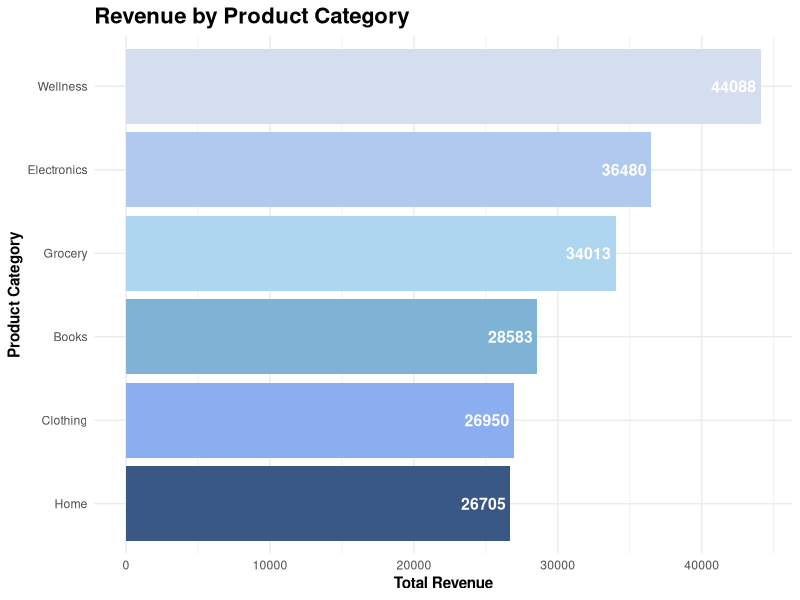
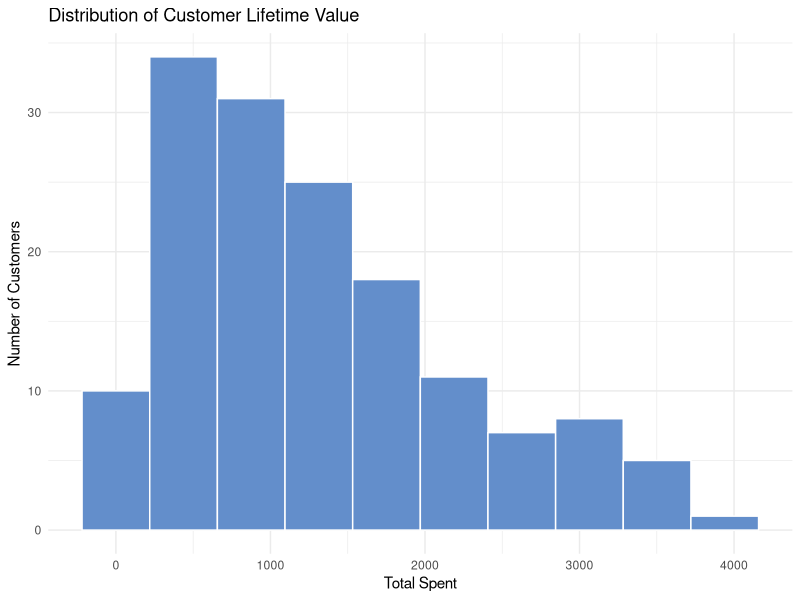
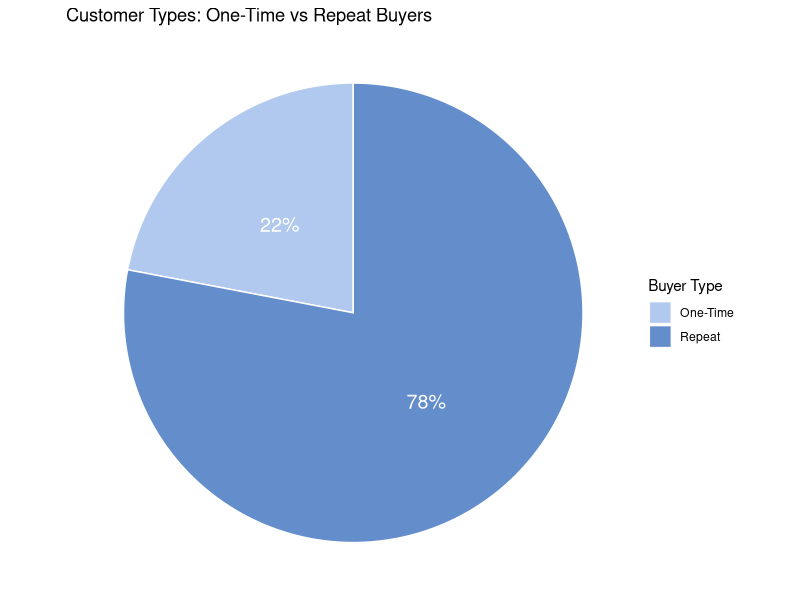
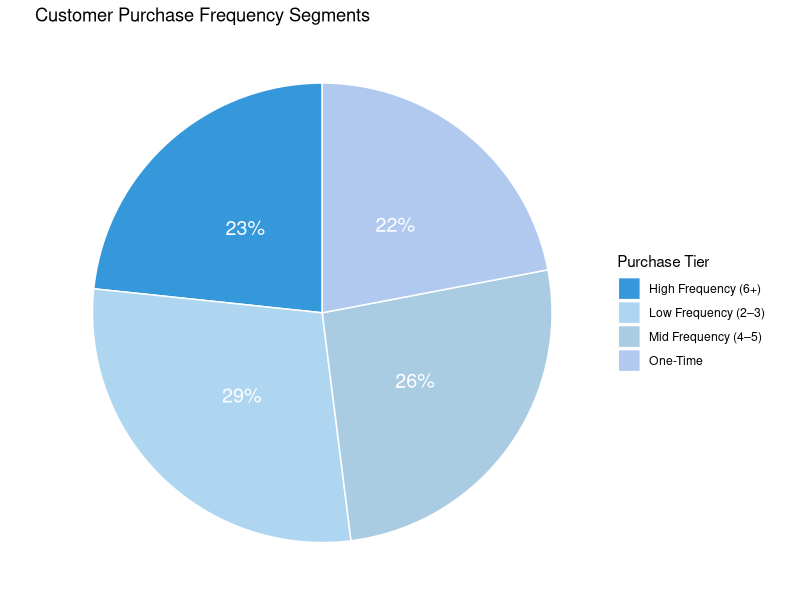
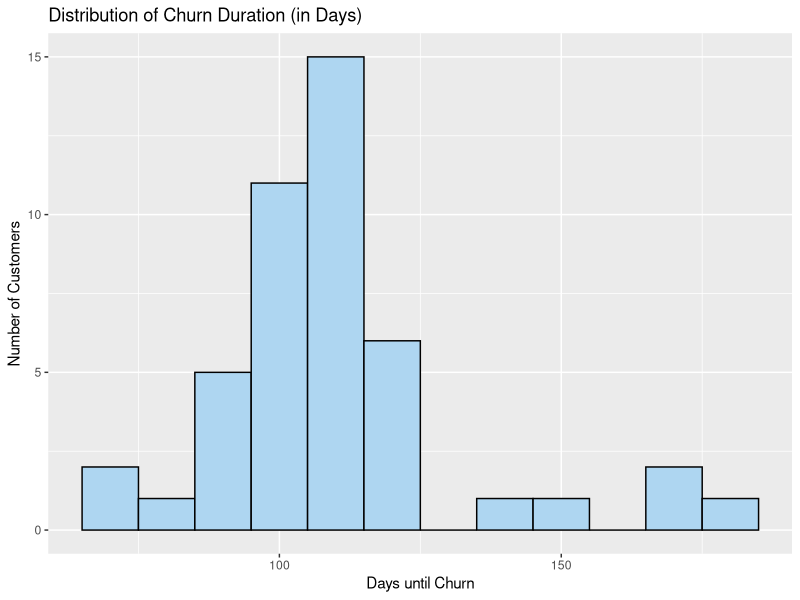
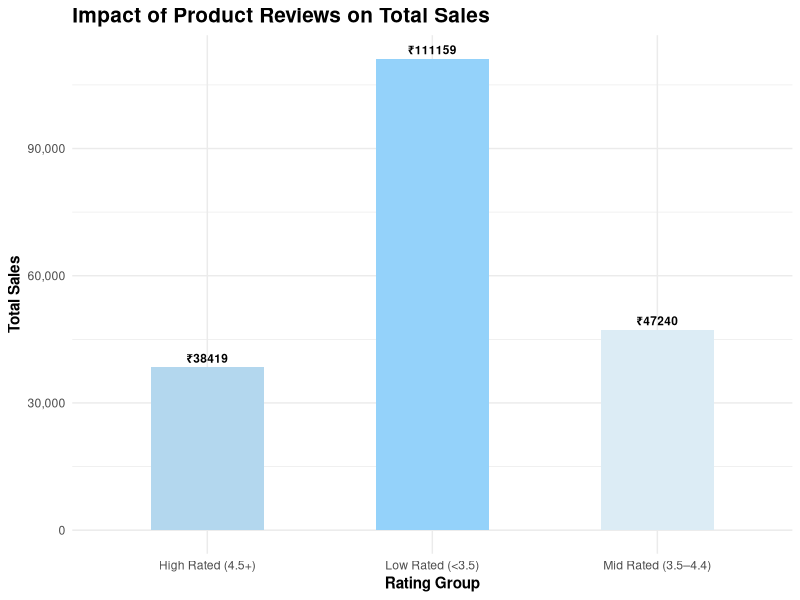
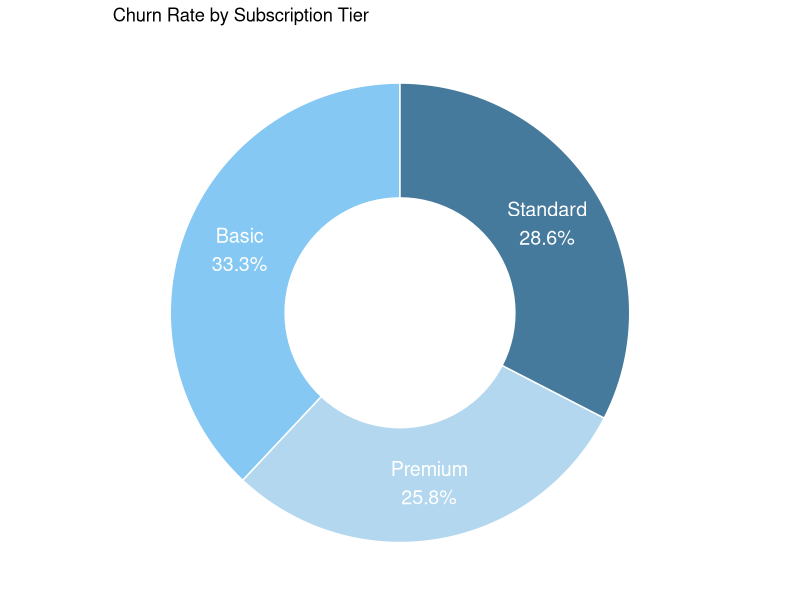
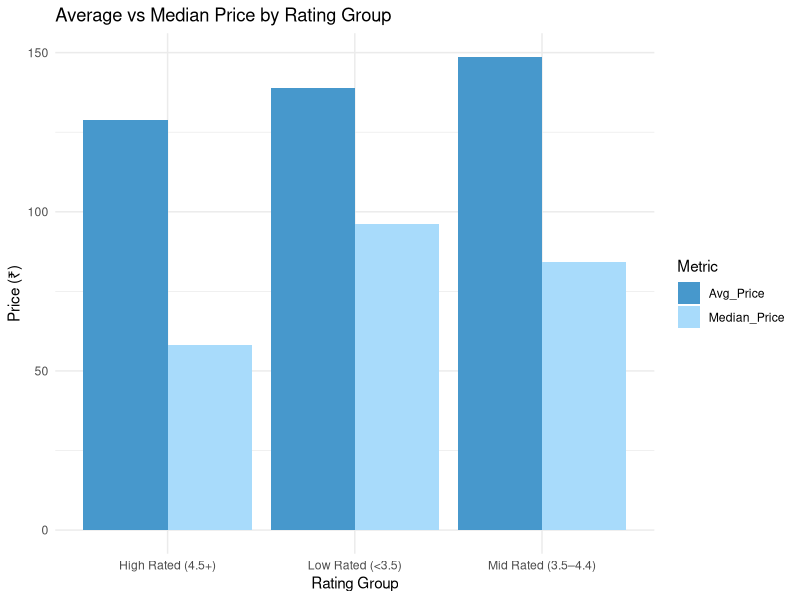

These charts were generated, in order, by the following R code:
## ---- chunk 1
library(tidyverse)
install.packages("dplyr")
library(dplyr)
## ---- chunk 2
sales_data<- read_csv("sales_data.csv")
customer_data<- read_csv("customer_data.csv")
## ---- chunk 3
# Calculate total revenue by product category
revenue_by_category <- sales_data %>%
  group_by(product_category) %>%
  summarise(total_revenue = sum(total_price, na.rm = TRUE)) %>%
  arrange(desc(total_revenue))
blue_palette <- c(
  "Books" = "#7fb3d5",      
  "Wellness" = "#D5DEEF",
  "Electronics" = "#B1C9EF",
  "Clothing" = "#8AAEF0",
  "Toys" = "#628ECB",
  "Home" = "#395886",        
  "Grocery" = "#aed6f1"     
)

ggplot(revenue_by_category, 
       aes(x = reorder(product_category, total_revenue), 
           y = total_revenue, fill = product_category)) +
  geom_col() +
  geom_text(aes(label = round(total_revenue, 0)),  # You can use comma_format() too
            hjust = 1.1, color = "white", size = 4, fontface = "bold") +
  coord_flip() +
  scale_fill_manual(values = blue_palette)+
  labs(title = "Revenue by Product Category",
       x = "Product Category",
       y = "Total Revenue") +
  theme_minimal() +
  theme(
    plot.title = element_text(face = "bold", size = 16),
    axis.title = element_text(face = "bold"),
    legend.position = "none"
  )

## ---- chunk 4
cltv <- sales_data %>%
  group_by(customer_id) %>%
  summarise(total_spent = sum(total_price)) %>%
  arrange(desc(total_spent))

head(cltv, 10)

ggplot(cltv, aes(x = total_spent)) +
  geom_histogram(fill = "#638ECB", color = "white", bins = 10) +
  labs(title = "Distribution of Customer Lifetime Value",
       x = "Total Spent", y = "Number of Customers") +
  theme_minimal()
  


## ---- chunk 5
library(ggplot2)

buyer_counts <- sales_data %>%
  group_by(customer_id) %>%
  summarise(purchase_count = n()) %>%
  mutate(buyer_type = ifelse(purchase_count == 1, "One-Time", "Repeat")) %>%
  count(buyer_type)

ggplot(buyer_counts, aes(x = "", y = n, fill = buyer_type)) +
  geom_col(width = 1, color = "white") +
  coord_polar(theta = "y") +
  geom_text(aes(label = paste0(round(n/sum(n)*100), "%")), 
            position = position_stack(vjust = 0.5), color = "white", size = 5) +
  labs(title = "Customer Types: One-Time vs Repeat Buyers",
       fill = "Buyer Type") +
  theme_void() +
  scale_fill_manual(values = c("One-Time" = "#B1C9EF", "Repeat" = "#638ECB"))  # blue palette

## ---- chunk 6
library(dplyr)
library(ggplot2)

# Categorize customers into tiers
frequency_tiers <- sales_data %>%
  group_by(customer_id) %>%
  summarise(purchase_count = n()) %>%
  mutate(tier = case_when(
    purchase_count == 1 ~ "One-Time",
    purchase_count <= 3 ~ "Low Frequency (2–3)",
    purchase_count <= 5 ~ "Mid Frequency (4–5)",
    purchase_count >= 6 ~ "High Frequency (6+)"
  )) %>%
  count(tier)

# Plot pie chart
ggplot(frequency_tiers, aes(x = "", y = n, fill = tier)) +
  geom_col(width = 1, color = "white") +
  coord_polar(theta = "y") +
  geom_text(aes(label = paste0(round(n/sum(n)*100), "%")),
            position = position_stack(vjust = 0.5), color = "white", size = 5) +
  labs(title = "Customer Purchase Frequency Segments",
       fill = "Purchase Tier") +
  theme_void() +
  scale_fill_manual(values = c(
    "One-Time" = "#B1C9EF",           # Light blue
    "Low Frequency (2–3)" = "#aed6f1",# Deep blue
    "Mid Frequency (4–5)" = "#a9cce3",# Lemon green
    "High Frequency (6+)" = "#3498db" # Sunset orange
  ))

## ---- chunk 7
customer_data %>%
  filter(!is.na(subscription_end)) %>%
  mutate(churn_duration = as.numeric(subscription_end - subscription_start)) %>%
  ggplot(aes(churn_duration)) +
  geom_histogram(binwidth = 10, fill = "#aed6f1", color = "black") +
  labs(title = "Distribution of Churn Duration (in Days)",
       x = "Days until Churn", y = "Number of Customers")
## ---- chunk 8
library(dplyr)

review_sales <- sales_data %>%
  mutate(rating_group = case_when(
    product_rating >= 4.5 ~ "High Rated (4.5+)",
    product_rating >= 3.5 ~ "Mid Rated (3.5–4.4)",
    TRUE ~ "Low Rated (<3.5)"
  )) %>%
  group_by(rating_group) %>%
  summarise(
    total_sales = sum(total_price, na.rm = TRUE),
    avg_price = mean(unit_price, na.rm = TRUE),
    count = n()
  ) %>%
  arrange(desc(total_sales))

## ---- chunk 9
library(ggplot2)

ggplot(review_sales, aes(x = rating_group, y = total_sales, fill = rating_group)) +
  geom_col(width = 0.5) +
  geom_text(aes(label = paste0("₹", round(total_sales, 0))),
            vjust = -0.5, size = 3, fontface = "bold") +
  scale_y_continuous(labels = scales::comma_format()) +
  scale_fill_manual(values = c(
    "High Rated (4.5+)" = "#b3d7ee",     # Lemon green
    "Mid Rated (3.5–4.4)" = "#dcecf5",  # Blue
    "Low Rated (<3.5)" = "#94d2fa"      # Sunset orange
  )) +
  labs(title = "Impact of Product Reviews on Total Sales",
       x = "Rating Group",
       y = "Total Sales") +
  theme_minimal() +
  theme(
    plot.title = element_text(face = "bold", size = 15),
    axis.title = element_text(face = "bold"),
    legend.position = "none"
  )

## ---- chunk 10
library(ggplot2)
library(dplyr)
library(tidyr)

# Prepare the data
churn_data <- customer_data %>%
  mutate(churned = ifelse(!is.na(subscription_end), "Yes", "No")) %>%
  group_by(subscription_tier, churned) %>%
  summarise(count = n(), .groups = "drop") %>%
  pivot_wider(names_from = churned, values_from = count, values_fill = 0) %>%
  mutate(total = Yes + No,
         churn_rate = Yes / total)

# Create donut plot
ggplot(churn_data, aes(x = 2, y = churn_rate, fill = subscription_tier)) +
  geom_col(width = 1, color = "white") +
  coord_polar(theta = "y") +
  xlim(0.5, 2.5) +
  geom_text(aes(label = paste0(subscription_tier, "\n", round(churn_rate*100, 1), "%")),
            position = position_stack(vjust = 0.5), color = "white", size = 5) +
  theme_void() +
  labs(title = "Churn Rate by Subscription Tier",
       fill = "Subscription Tier") +
  theme(legend.position = "none")+
  scale_fill_manual(values = c(
    "Basic" = "#85c8f3",    
    "Standard" = "#467a9c",  
    "Premium" = "#b3d7ee"    
  ))


## ---- chunk 11
library(tidyr)
library(ggplot2)

sales_data %>%
  mutate(rating_group = case_when(
    product_rating >= 4.5 ~ "High Rated (4.5+)",
    product_rating >= 3.5 ~ "Mid Rated (3.5–4.4)",
    TRUE ~ "Low Rated (<3.5)"
  )) %>%
  group_by(rating_group) %>%
  summarise(
    Avg_Price = mean(unit_price, na.rm = TRUE),
    Median_Price = median(unit_price, na.rm = TRUE)
  ) %>%
  pivot_longer(cols = c(Avg_Price, Median_Price), names_to = "Metric", values_to = "Price") %>%
  ggplot(aes(x = rating_group, y = Price, fill = Metric)) +
  geom_col(position = "dodge") +
  labs(title = "Average vs Median Price by Rating Group",
       x = "Rating Group", y = "Price (₹)", fill = "Metric") +
  scale_fill_manual(values = c("Avg_Price" = "#4798cc", "Median_Price" = "#a8dbfb")) +
  theme_minimal()

